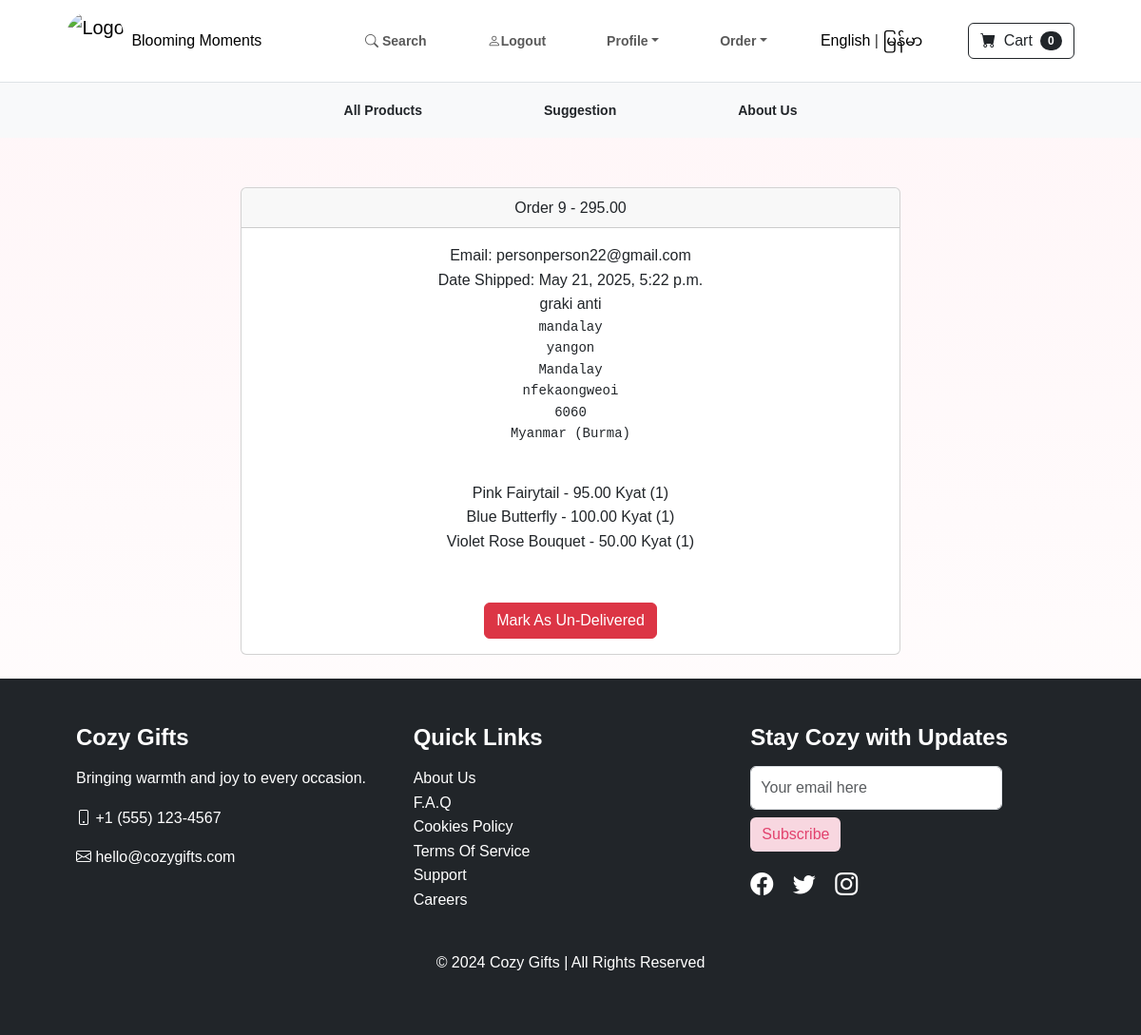
Page /payment/orders/9 (signed in) on the committed database.
### payment/models.py (models this page shows, shortened)
class Order(models.Model):
  user = models.ForeignKey(User,on_delete=models.CASCADE,null=True,blank=True)
  full_name = models.CharField(max_length=250)
  email = models.EmailField(max_length=250)
  shipping_address = models.TextField(max_length=150000)
  amount_paid = models.DecimalField(max_digits = 15,decimal_places=2)
  date_ordered = models.DateTimeField(auto_now_add=True)
  shipped = models.BooleanField(default = False)
  date_shipped = models.DateTimeField(blank=True,null=True)

class OrderItem(models.Model):
  order = models.ForeignKey(Order,on_delete=models.CASCADE,null=True)
  product = models.ForeignKey(Product,on_delete=models.CASCADE,null=True,blank=True)
  user = models.ForeignKey(User,on_delete=models.CASCADE,null=True)
  quantity = models.PositiveBigIntegerField(default = 1)
  price = models.DecimalField(max_digits = 7,decimal_places = 2)

### store/models.py (models this page shows)
class Product(models.Model):
  name = models.CharField(max_length=100)
  price = models.PositiveIntegerField(default=0)
  category = models.ForeignKey(Category,on_delete = models.CASCADE,null=True, blank=True)
  color = models.ForeignKey(Color,null=True, blank=True,on_delete=models.CASCADE)
  description = models.CharField(max_length=250,default='',blank=True,null = True)
  image = models.ImageField(upload_to = 'uploads/product/')
  is_sale = models.BooleanField(default =False)
  sale_price = models.DecimalField(default=0,decimal_places=2,max_digits=6)
  def __str__(self):
    return self.name

### payment/views.py (the view, shortened to what this page needs)
# urls.py: path('orders/<int:pk>',views.orders,name="orders"),
def orders(request,pk):
  if request.user.is_authenticated and request.user.is_superuser:
    order = Order.objects.get(id=pk)
    now = datetime.datetime.now()
    items = OrderItem.objects.filter(order=pk)
    return render(request,"payment/orders.html",{'order':order,'items':items})
  else:
    messages.success(request,"Access Denied")
    return redirect('en:home_en')

### cart/cart.py (called while the page is built)
  def __len__(self):
    return len(self.cart)

### cart/context_processors.py (called while the page is built)
def cart(request):
  return {'cart':Cart(request)}

### payment/templates/payment/orders.html (shortened to what this page needs)
{% extends 'en/base.html' %}
{% load static %}
{% block styles %}
<link rel="stylesheet" href="{% static 'css/about_us.css' %}">
{% endblock %}
{% block content %}
  <div class="container">
    <div class="row">
      <center>
        <div class="col-8">
          <br><br>
          <div class="card">
            <div class="card-header">
              Order {{order.id}} - {{order.amount_paid}}
            </div>
            <div class="card-body">
              Email: {{order.email}}<br>
              {% if order.date_shipped %}
                Date Shipped: {{order.date_shipped}}
              {% else %}
                Date Ordered: {{order.date_ordered}}
              {% endif %}
              <br>
              {{order.full_name}}<br>
              <pre>{{order.shipping_address}}
              </pre>
              {% for item in items %}
              {{ item.product }} -   {{  item.price }} Kyat ({{ item.quantity }})<br>
              {% endfor %}
              <br><br>
              {% if not order.shipped %}
              <form method="POST">
                {% csrf_token %}
                <input type="hidden" name="shipping_status" value="true">
                <button type="submit" class="btn btn-success">Mark As Delivered</button>
              </form>
                {% else %}
                <form action="" method="POST">
                <button type="submit" class="btn btn-danger">Mark As Un-Delivered</button>
              </form>
              {% endif %}
            </div>
          </div>
          <br>
        </div>
      </center>
    </div>
  </div>
{% endblock %}

### static/css/styles.css (style rules this page uses)
body { font-family: 'Lora', serif; background-color: whitesmoke; margin: 0; padding: 0; }
.container { max-width: 1140px; }

### static/css/about_us.css (style rules this page uses)
* { margin: 0; padding: 0; box-sizing: border-box; }
body { font-family: 'Arial', sans-serif; line-height: 1.6; color: #333; background: linear-gradient(to bottom, #fff5f7 0%, #ffffff 100%); }
.container { width: 90%; max-width: 1200px; margin: 0 auto; padding: 0 20px; }

### rows in the picture
Order: id "9", amount_paid "295.00", email "personperson22@gmail.com", date_shipped "May 21, 2025, 5:22 p.m.", full_name "graki anti", shipping_address "mandalay yangon Mandalay nfekaongweoi 6060 Myanmar (Burma)"
OrderItem: product "Pink Fairytail", price "95.00", quantity "1"
OrderItem: product "Blue Butterfly", price "100.00", quantity "1"
OrderItem: product "Violet Rose Bouquet", price "50.00", quantity "1"

### other values in the picture
{{ cart|length }} "0"
